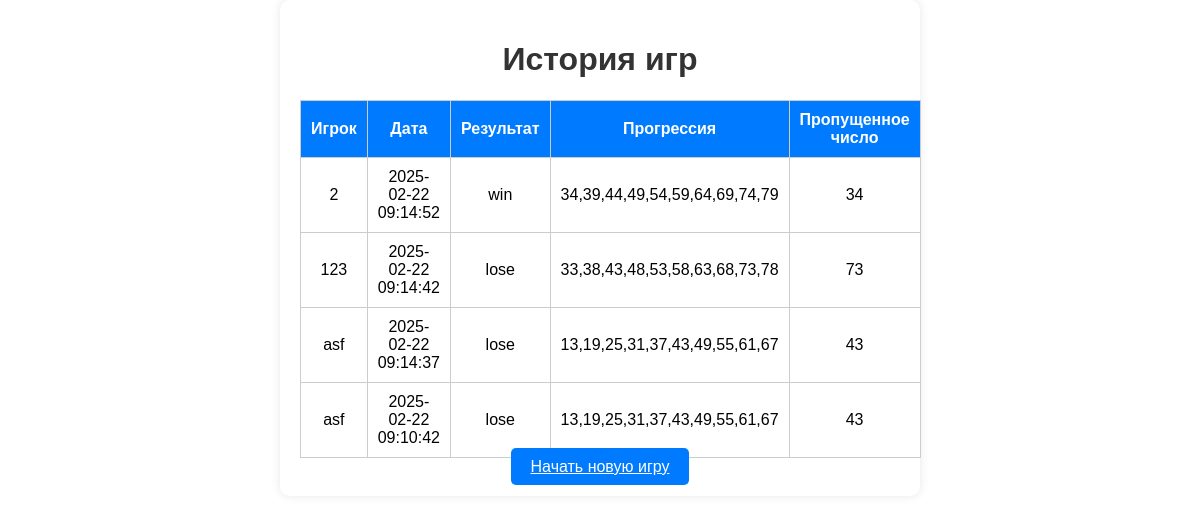
Page /index.php?action=history on the committed database.
### tables this page shows
CREATE TABLE games (
                id INTEGER PRIMARY KEY AUTOINCREMENT,
                player_name TEXT NOT NULL,
                game_date DATETIME NOT NULL,
                result TEXT NOT NULL,
                progression TEXT NOT NULL,
                missed_number INTEGER NOT NULL
            );

### src/Controller.php (called while the page is built, shortened)
<?php
class Controller
{
    public function showGameHistory(): void
    {
        $games = $this->db->getGames();
        $this->view->renderGameHistory($games);
    }
}

### src/Database.php (called while the page is built, shortened)
<?php
class Database
{
    private SQLite3 $db;
    public function __construct(string $dbPath)
    {
        $this->db = new SQLite3($dbPath);
    }
    private function initializeDatabase(): void
    {
        $this->db->exec("
            CREATE TABLE IF NOT EXISTS games (
                id INTEGER PRIMARY KEY AUTOINCREMENT,
                player_name TEXT NOT NULL,
                game_date DATETIME NOT NULL,
                result TEXT NOT NULL,
                progression TEXT NOT NULL,
                missed_number INTEGER NOT NULL
            )
        ");
    }
    public function getGames(): array
    {
        $result = $this->db->query("SELECT * FROM games ORDER BY game_date DESC");
        $games = [];
        while ($row = $result->fetchArray(SQLITE3_ASSOC)) {
            $games[] = $row;
        }
        return $games;
    }
}

### src/View.php (the view, shortened to what this page needs)
<?php
class View
{
    public function renderGameHistory(array $games): void
    {
        echo '
            <h1 class="title">История игр</h1>
            <table class="table">
                <tr>
                    <th>Игрок</th>
                    <th>Дата</th>
                    <th>Результат</th>
                    <th>Прогрессия</th>
                    <th>Пропущенное число</th>
                </tr>';
        foreach ($games as $game) {
            echo '
                <tr>
                    <td>' . htmlspecialchars($game['player_name']) . '</td>
                    <td>' . htmlspecialchars($game['game_date']) . '</td>
                    <td>' . htmlspecialchars($game['result']) . '</td>
                    <td>' . htmlspecialchars($game['progression']) . '</td>
                    <td>' . htmlspecialchars($game['missed_number']) . '</td>
                </tr>';
        }
        echo '
            </table>
            <a href="/" class="button">Начать новую игру</a>
        ';
    }
}

### public/index.php (shortened to what this page needs)
<!DOCTYPE html>
<html lang="ru">
<head>
    <link rel="stylesheet" href="styles.css">
</head>
<body class="container">
<?php
$view = new View();
$db = new Database('../db/games.db');
$controller = new Controller($view, $db);
if ($_SERVER['REQUEST_METHOD'] === 'POST' && isset($_POST['player_name'])) {
    $_SESSION['player_name'] = $_POST['player_name'];
    $controller->startGame();
} elseif ($_SERVER['REQUEST_METHOD'] === 'POST' && isset($_POST['user_answer'])) {
    $controller->checkAnswer($_SESSION['player_name'], (int)$_POST['user_answer']);
} elseif ($_SERVER['REQUEST_METHOD'] === 'GET' && isset($_GET['action']) && $_GET['action'] === 'history') {
    $controller->showGameHistory();
} else {
    $controller->showStartScreen();
}
?>
</body>
</html>

### public/styles.css (style rules this page uses)
body { font-family: Arial, sans-serif; background-color: #f4f4f4; text-align: center; margin: 0; padding: 20px; }
.container { max-width: 600px; margin: auto; background: white; padding: 20px; border-radius: 10px; box-shadow: 0 0 10px rgba(0, 0, 0, 0.1); }
.title { color: #333; }
.button { background: #007bff; color: white; padding: 10px 20px; border: none; border-radius: 5px; cursor: pointer; }
.table { width: 100%; border-collapse: collapse; margin-top: 20px; }
.table th, .table td { padding: 10px; border: 1px solid #ccc; }
.table th { background: #007bff; color: white; }

### rows in the picture
games: player_name "2", game_date "2025-02-22 09:14:52", result "win", progression "34,39,44,49,54,59,64,69,74,79", missed_number "34"
games: player_name "123", game_date "2025-02-22 09:14:42", result "lose", progression "33,38,43,48,53,58,63,68,73,78", missed_number "73"
games: player_name "asf", game_date "2025-02-22 09:14:37", result "lose", progression "13,19,25,31,37,43,49,55,61,67", missed_number "43"
games: player_name "asf", game_date "2025-02-22 09:10:42", result "lose", progression "13,19,25,31,37,43,49,55,61,67", missed_number "43"
